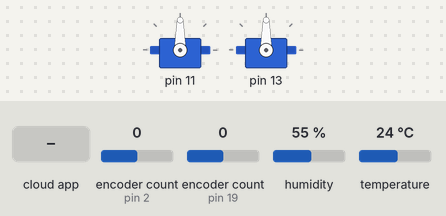
Simulated run of this program. Board: Arduino Mega 2560, built with avr-gcc and run on an emulated ATmega2560. On the bench: 2 × servo. The inputs (shaded band) are chosen by the test bench; at power-on: encoder count (sensors on pin 2, pin 19) 0, humidity 55 %, temperature 24 °C. The ROS host is connected and sends only what is stated.

Above: at 1.2 s.
1.3 s: the phone or cloud app sets keyboard to 0
Timing chart, 0 to 4.3 s (numbered marks = the images above; inputs shaded):
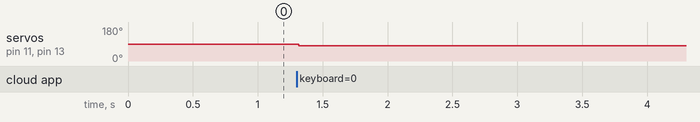

Measured:
- after the input at 1.3 s, servo on pin 11, servo on pin 13: 90° → 80° at once

The program:

main.cpp
```cpp
#if defined(ARDUINO) && ARDUINO >= 100
#include "Arduino.h"
#else
#include <WProgram.h>
#endif

#include "bme280.h"
// #include "my_serial.h"
// #include "timer.h"
#include <Adafruit_BME280.h>
#include <Adafruit_Sensor.h>

#include <ros.h>

#include "calculations.h"
#include "encoder_a.h"
#include "motor.h"
#include <std_msgs/Float32MultiArray.h>
#include <std_msgs/Int16.h>

ros::NodeHandle nh;

/*  Delay  */
long prevTime = 0;
long currentTime = 0;
int interval = 100;

long prevTime2 = 0;
long currentTime2 = 0;
int interval2 = 2000;

/*  Functions  */
void key(const std_msgs::Int16 &msg);
void ps5(const std_msgs::Float32MultiArray &msg);
void publishTicks();
void move(const geometry_msgs::Twist &msg);

/*  ROS  */
ros::Subscriber<std_msgs::Int16> keyboard("keyboard", &key);
ros::Subscriber<std_msgs::Float32MultiArray> controller("controller", &ps5);
ros::Subscriber<geometry_msgs::Twist> cmd_vel("cmd_vel", &move);

std_msgs::Int16 right_tick;
ros::Publisher rightPub("right_ticks", &right_tick);
std_msgs::Int16 left_tick;
ros::Publisher leftPub("left_ticks", &left_tick);

// Importerer funksjoner fra Assembly
extern "C" {
void start();
void led(byte);
}
bool LED_STATE = LOW;
float temp = 0.0f, hum = 0.0f;

/**
 * @brief Initialiserer systemet
 *
 */
void setup() {
  // my_serial_init();
  bme280_init();
  // timer_interrupt_init();
  start();

  Motor::initMotor(11, 13);

  nh.initNode();
  nh.subscribe(keyboard);
  nh.subscribe(controller);
  nh.subscribe(cmd_vel);
  nh.advertise(leftPub);
  nh.advertise(rightPub);
}

/**
 * @brief Hovedløkka
 */
void loop() {
  currentTime = millis();
  if (currentTime - prevTime > interval) {
    prevTime = currentTime;
    publishTicks();
    nh.spinOnce();
  }
  currentTime2 = millis();
  if (currentTime2 - prevTime2 > interval2) {
    prevTime2 = currentTime2;
    led(1);
    temp = bme.readTemperature();
    hum = bme.readHumidity();
    print_values(temp, hum);

    // my_serial_transmit(temp);
  }
}

/**
 *   Move the robot based on the message from the keyboard topic
 */
void key(const std_msgs::Int16 &msg) {
  if (msg.data == 1)
    Motor::drive(0, 0); // up
  if (msg.data == 2)
    Motor::drive(180, 180); // down
  if (msg.data == 3)
    Motor::drive(160, 20); // right
  if (msg.data == 4)
    Motor::drive(20, 160); // left
  if (msg.data == 0)
    Motor::stop();
}

/**
 *   Publish the number of ticks from the encoders
 */
void publishTicks() {
  left_tick.data = Encoder_a::tick_counter('l');
  right_tick.data = Encoder_a::tick_counter('r');
  leftPub.publish(&left_tick);
  rightPub.publish(&right_tick);
}

/**
 *   Move the robot based on the message from the cmd_vel topic
 *
 *   @param msg - the message from the cmd_vel topic
 */
void move(const geometry_msgs::Twist &msg) {
  double velR = Calculations::velocity(Encoder_a::tick_counter('r'));
  double velL = Calculations::velocity(Encoder_a::tick_counter('l'));
  Calculations::movement(velR, velL, msg);
}

/**
 *   Move the robot based on the message from the ps5 topic
 *
 *   @param msg - the message from the ps5 topic
 */
void ps5(const std_msgs::Float32MultiArray &msg) {
  if (msg.data[5] > 0.7)
    Motor::drive(0, 0); // up
  if (msg.data[2] > 0.7)
    Motor::drive(180, 180); // down
  if (msg.data[0] > 0.7)
    Motor::drive(160, 20); // right
  if (msg.data[0] < -0.7)
    Motor::drive(20, 160); // left
  if (msg.data[5] == -1)
    Motor::stop();
}

/*
int leftSpeed = 80;
    int rightSpeed = 80;

    // Forward and backward movement
    if (msg.data[5] > -1) {
        int speed = -40 * msg.data[1] + 80;
        leftSpeed = speed;
        rightSpeed = speed;
    } else if (msg.data[9] == 1) {
        leftSpeed = 160;
        rightSpeed = 160;
    }

    // Adjusting for turning
    if (msg.data[0] != 0) {
        int turnAdjustment = 25 * msg.data[0];

        // Apply turn adjustment: Increase one side while decreasing the other
        leftSpeed -= turnAdjustment;
        rightSpeed += turnAdjustment;

        // Ensure motor speeds are within bounds
        leftSpeed = max(0, min(leftSpeed, 180));
        rightSpeed = max(0, min(rightSpeed, 180));
    }

    // Drive motors with calculated speeds
    Motor::drive(leftSpeed, rightSpeed);
*/

// MOSA
/**
 * @brief Interrupt service routine for TIMER1_COMPA_vect
 *
 * Funksjonen kjøres hver gang timeren når verdien satt i OCR1A.
 * -- hvert 2. sekund.
 */
// ISR(TIMER1_COMPA_vect) {
//   sei(); // Må reaktivere interrupts for I2C.
//   led(1);
//   temp = bme.readTemperature();
//   hum = bme.readHumidity();
//   print_values(temp, hum);

//   my_serial_transmit(temp);
// }
```
